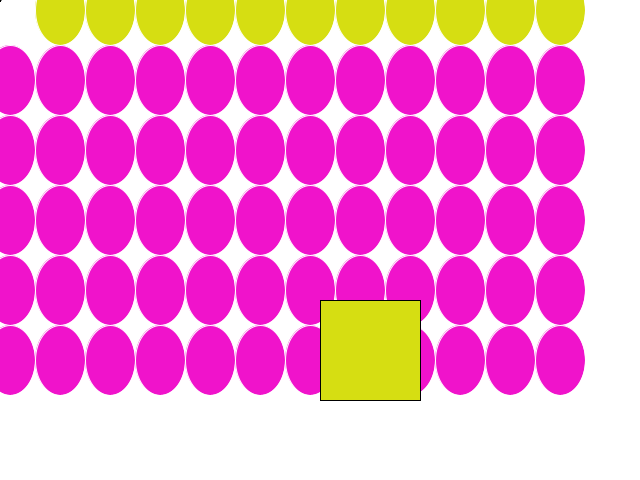
Frame 1 (no input)
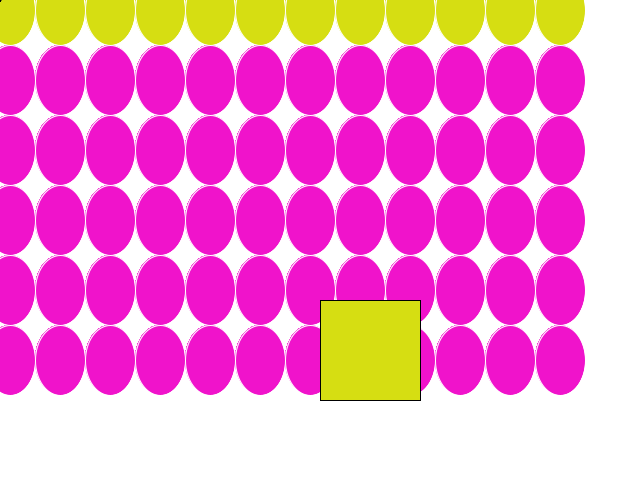
Frame 60 (the mouse pressed at the canvas centre just before this capture)
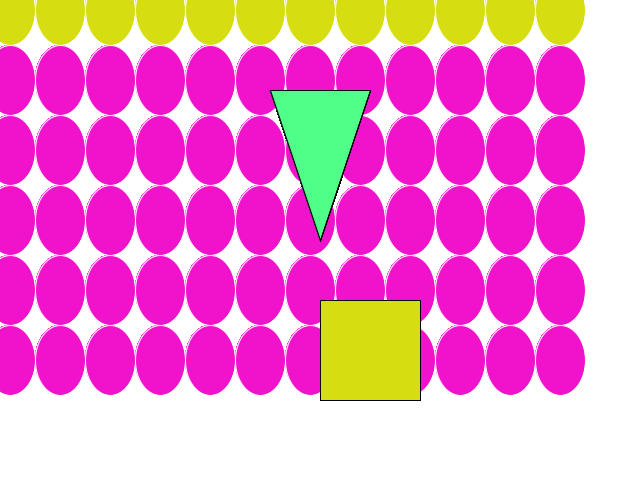
Frame 120 (the mouse held since frame 60 and released just before this capture)

The Processing sketch that drew these frames (run headless with seeded random() and noise(); from frame 60 on, the mouse is pressed at the canvas centre):

// Processing sketch: processing_65004
// ── processing_65004.pde

int xo = 320;
int yo = 300;
int toguro = 320;
int genkai = 300;
int yusuke = 101;
int sensui = 100;
void setup (){
  size (640, 480);
  background (255);
}
void draw (){
  stroke(0);
  for (int i = 10; i < 610; i += 50) {
  for (int j = 10; j < 420; j += 70) {
    stroke(255);
ellipse(i, j, 50, 70);
stroke(0);
fill(#F013CB);
  }
    if((keyPressed) && (key == CODED)){
    if(keyCode == LEFT){
        fill(#2A20BC);
  quad(xo, yo, xo + 80, xo - 20, xo, xo + 80, xo + 80, xo + 80);
      xo--;
      if(keyCode == RIGHT){
          fill(#2A20BC);
  quad(xo, yo, xo + 80, xo - 20, xo, xo + 80, xo + 80, xo + 80);
        xo++;
        if(keyCode == UP){
            fill(#2A20BC);
  quad(xo, yo, xo + 80, xo - 20, xo, xo + 80, xo + 80, xo + 80);
          yo--;
          if(keyCode == DOWN){
              fill(#2A20BC);
  quad(xo, yo, xo + 80, xo - 20, xo, xo + 80, xo + 80, xo + 80);
            yo++;
          }
        }
      }
    }
   
    fill(#2A20BC);
  quad(xo, yo, xo + 80, xo - 20, xo, xo + 80, xo + 80, xo + 80);
  }
  fill (mouseX-mouseY, mouseX, mouseY-104);
  triangle (mouseX-50, mouseY-150, mouseX, mouseY, mouseX+50, mouseY-150);
  fill (203, 85, 104);
  stroke(0);
  if((mouseX > toguro) &&(mouseX < toguro + yusuke) &&
    (mouseY > genkai) && (mouseY < genkai + sensui)){
  fill(#DE12D0);
  } else {
    fill(#D6DE12);
  }
  rect(xo, yo, 100, 100);
  }
}
